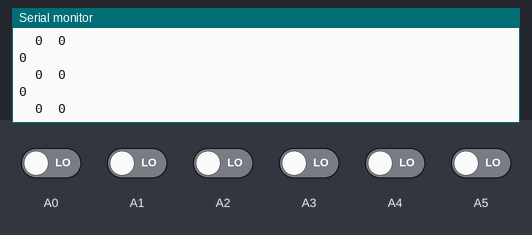
The sketch below on a simulated Arduino Nano, built with avr-gcc and run on an emulated ATmega328P. On the bench: the last lines printed to the serial monitor. Inputs (shaded band) come from the test bench; at power-on: A0–5 LOW.

Above: at 11.2 s.
11.3 s: A0 driven HIGH
At 11.9 s:
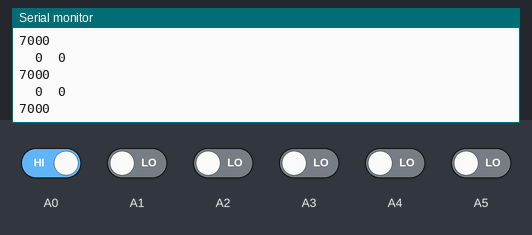
12.8 s: A1 driven HIGH
14.3 s: A2 driven HIGH
15.8 s: A3 driven HIGH
18.8 s: A4 driven HIGH
At 19.7 s:
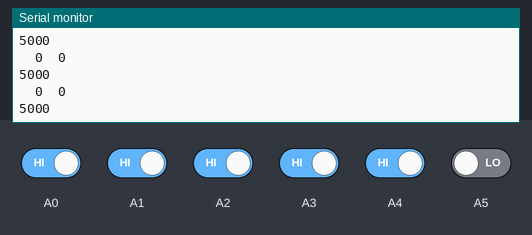
20.3 s: A5 driven HIGH
At 20.9 s:
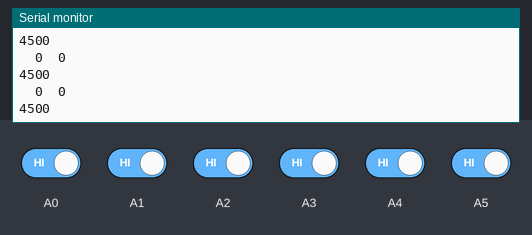
Timing chart, 0 to 22.8 s (numbered marks = the images above; inputs shaded):
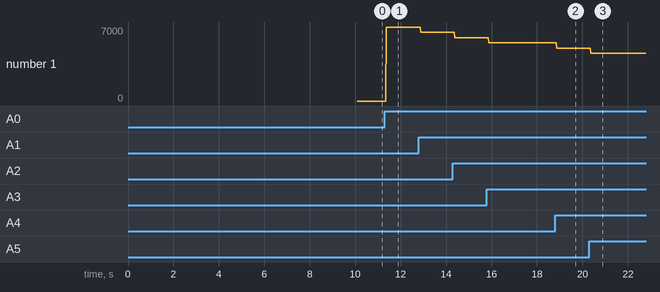

Measured:
- after the input at 11.3 s, the serial monitor: prints a new line after 0.07 s (image 1)
- after the input at 18.8 s, the serial monitor: prints a new line after 0.07 s (image 2)
- after the input at 20.3 s, the serial monitor: prints a new line after 0.07 s (image 3)
- plotted number 1: 0 → 7000 after the input at 11.3 s, 7000 → 6500 after the input at 12.8 s, 6500 → 6000 after the input at 14.3 s, 6000 → 5500 after the input at 15.8 s, 5500 → 5000 after the input at 18.8 s

The sketch:

EDITED.ino
```cpp
#include <QTRSensors.h>
#define TIMEOUT   2500  // waits for 2500 microseconds for sensor outputs to go low
#define EMITTER_PIN  2     //emitterPin is the Arduino digital pin that controls whether the IR LEDs are on or off. Emitter is controlled by digital pin 2
#define NUM_SENSORS 8         //number of sensors used
QTRSensorsRC qtrrc((unsigned char[]) {A7,A6,A5,A4,A3,A2,A1,A0} ,NUM_SENSORS, TIMEOUT, EMITTER_PIN);
unsigned int sensorValues[NUM_SENSORS];
void setup() {

 for (int i = 0; i < 400; i++)  // make the calibration take about 10 seconds
  {
    qtrrc.calibrate();       // reads all sensors 10 times at 2500 us per read (i.e. ~25 ms per call)
  }
  digitalWrite(13, LOW);     // turn off Arduino's LED to indicate we are through with calibration
  // print the calibration minimum values measured when emitters were on
  Serial.begin(9600);
  for (int i = 0; i < NUM_SENSORS; i++)
  {
    Serial.print(qtrrc.calibratedMinimumOn[i]);
    Serial.print(' ');
  }
  Serial.println();
  // print the calibration maximum values measured when emitters were on
  for (int i = 0; i < NUM_SENSORS; i++)
  {
    Serial.print(qtrrc.calibratedMaximumOn[i]);
    Serial.print(' ');
  }
  // put your setup code here, to run once:

}

void loop() {
  // put your main code here, to run repeatedly:

unsigned int sensors[8];
int position = qtrrc.readLine(sensors);
Serial.println(position);
 Serial.print("  ");
Serial.print(sensorValues[0]);
  Serial.print("  ");
  Serial.println(sensorValues[7]);
   Serial.print("\n");

}
//get calibrated readings along with the line position, refer to the QTR Sensors Arduino Library for more details on line position
```
